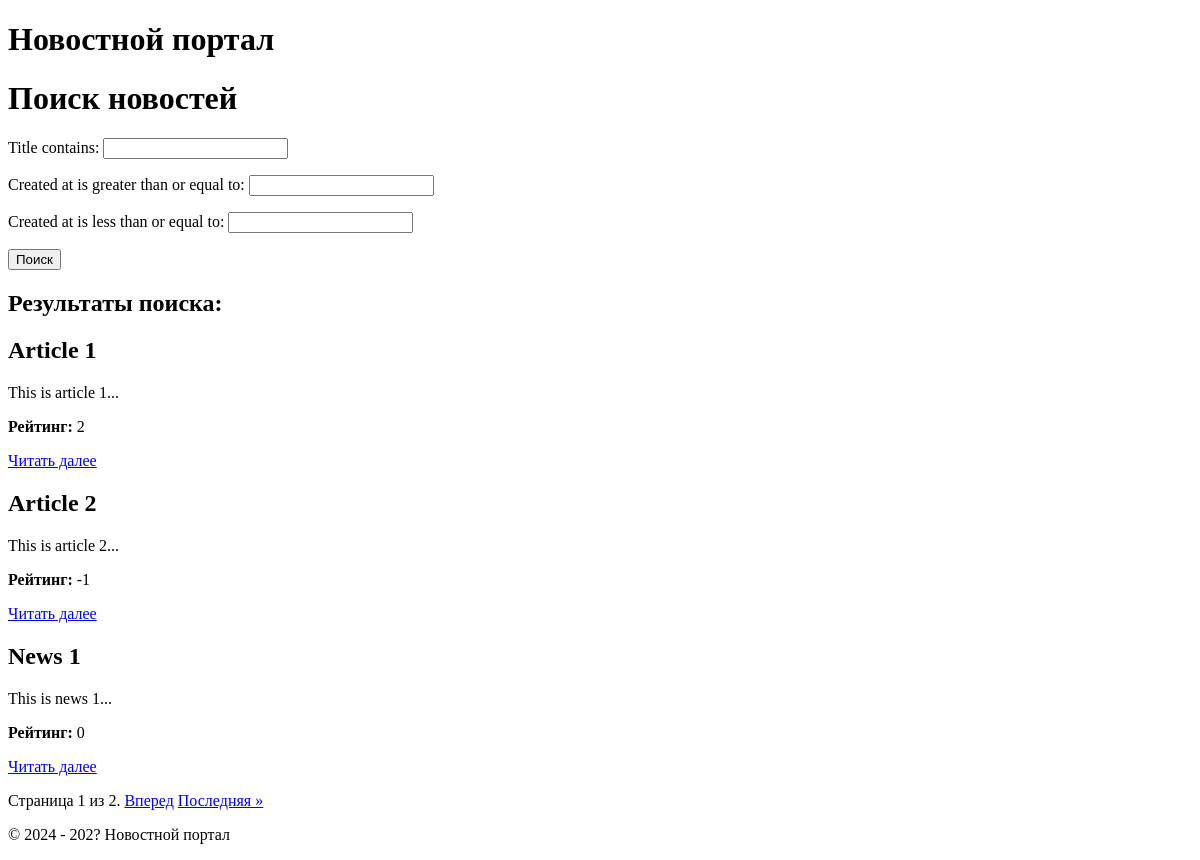
Page /news/search/ on the earlier database version.
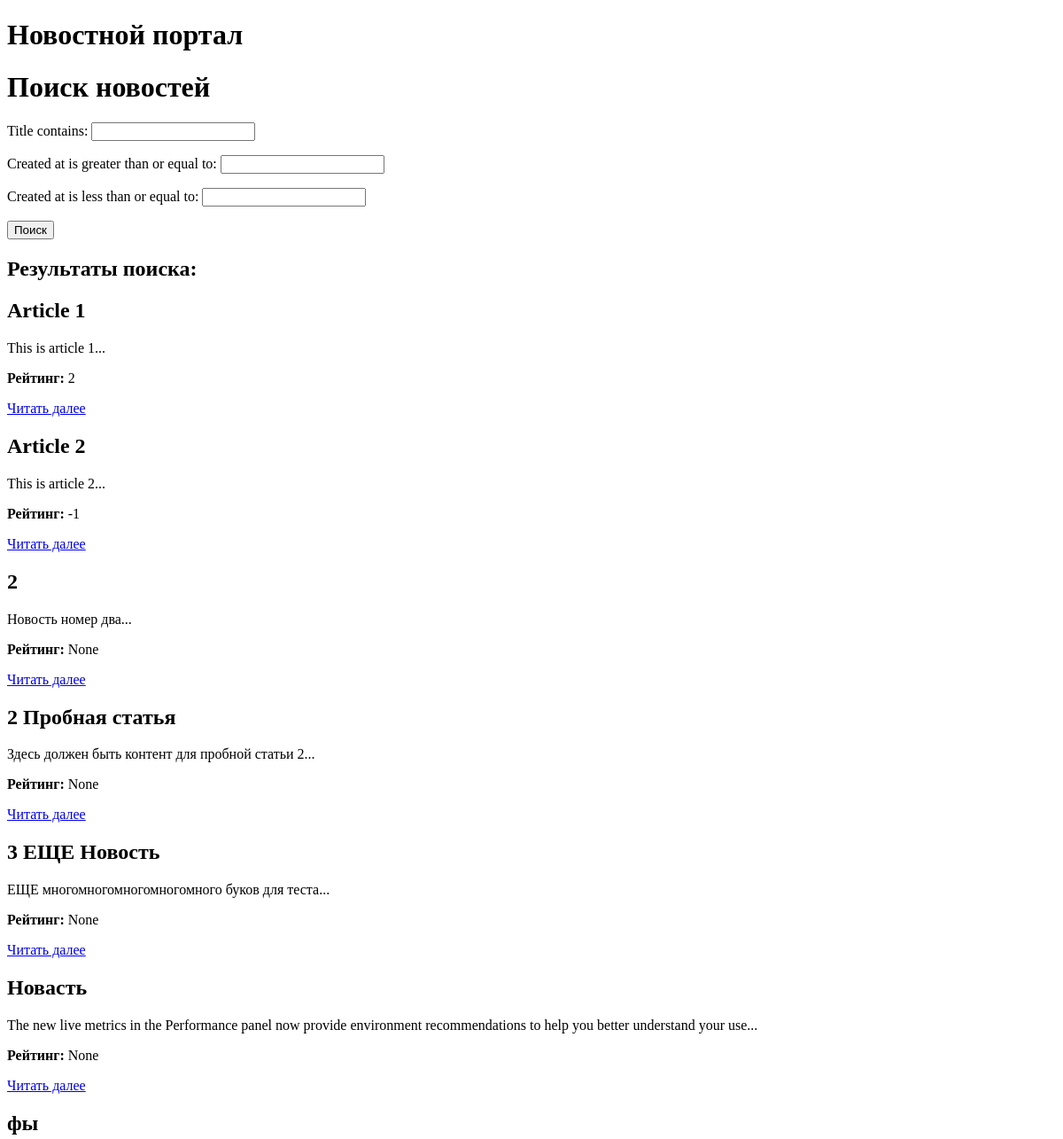
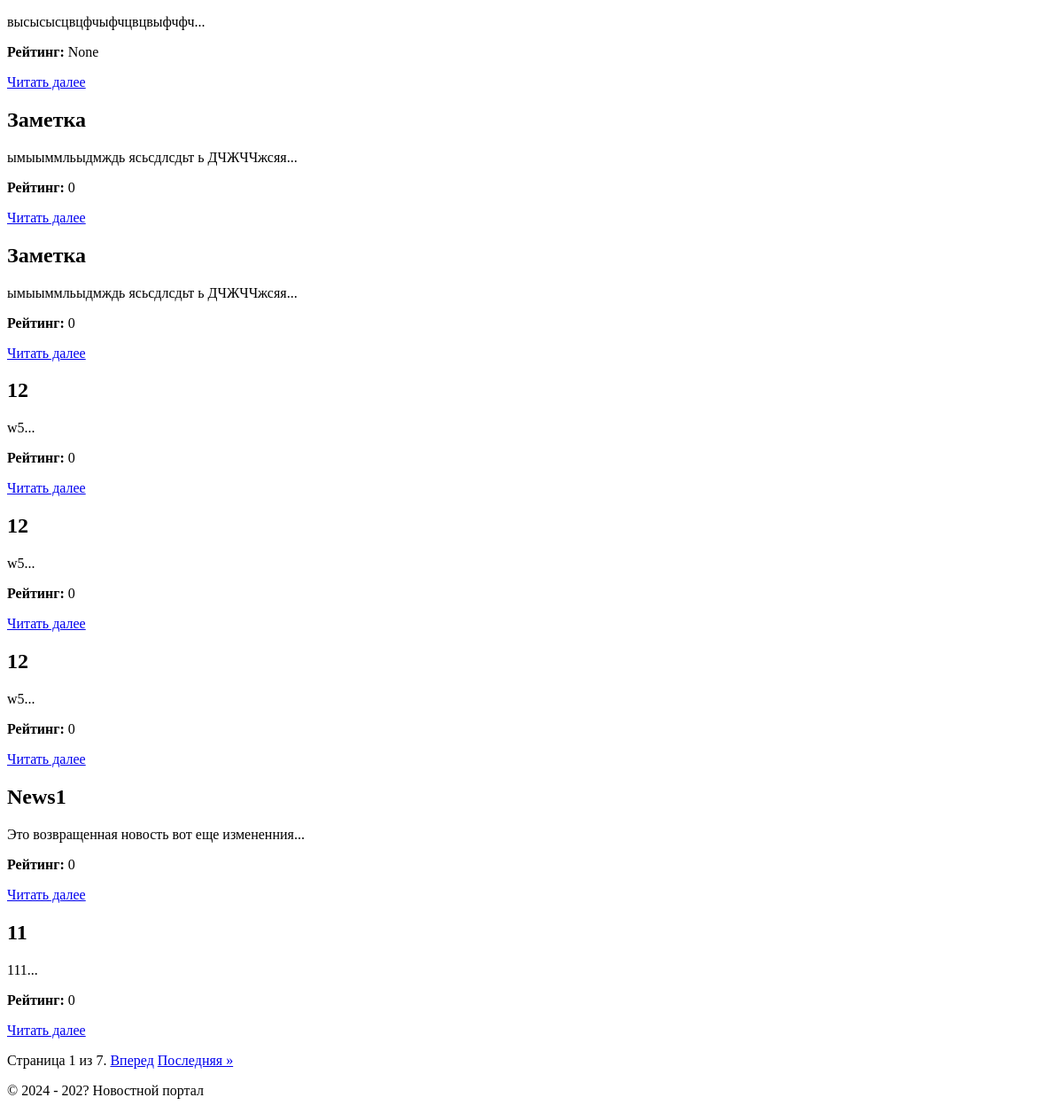
Same page on the later database version (2 pictures, top to bottom).
### news/models.py (models this page shows, shortened)
class Post(models.Model):
    TYPE_CHOICES = [
        ('article', 'Article'),  # Тип 'статья'
        ('news', 'News'),     # Тип 'новость'
    ]
    author = models.ForeignKey(Author, on_delete=models.CASCADE, null=True)  # Автор новости
    post_type = models.CharField(max_length=10, choices=[('articles', 'Article'), ('news', 'News')], null=True)
    created_at = models.DateTimeField(auto_now_add=True)    # Дата публикации
    categories = models.ManyToManyField(Category, through='PostCategory')
    title = models.CharField(max_length=200, null=True)  # Заголовок новости
    rating = models.IntegerField(default=0, null=True)
    text = models.TextField(null=True)  # Добавляем поле для текста поста
    def preview(self):
        return self.text[:124] + '...'

### news/views.py (the view)
# urls.py: path('news/search/', NewsSearchView.as_view(), name='news_search'),
class NewsSearchView(ListView):
    model = Post
    template_name = 'news/news_search.html'  # Укажите путь к вашему шаблону
    context_object_name = 'news_search'        # Имя переменной, которая будет доступна в шаблоне
    paginate_by = 2  # Количество новостей на странице
    def get_queryset(self):
        queryset = super().get_queryset()
        self.filterset = PostFilter(self.request.GET, queryset)
        return self.filterset.qs
    def get_context_data(self, **kwargs):
        context = super().get_context_data(**kwargs)
        context['news_search'] = self.filterset.qs  # Передаем отфильтрованные посты в контекст
        context['filterset'] = self.filterset  # Добавляем в контекст объект фильтрации.
        return context

### news/templates/news/news_search.html (shortened to what this page needs)
<!DOCTYPE html>
<html lang="en">
<head>
</head>
<body>
{% extends "default.html" %}
{% load custom_tags %}
{% block content %}
    <h1>Поиск новостей</h1>
    <form method="get" action="{% url 'news_search' %}">
        {{ filterset.form.as_p }}
        <button type="submit">Поиск</button>
    </form>
    {% if news_search %}
        <h2>Результаты поиска:</h2>
        {% for news in news_search %}
            <div class="news-item">
                <h2>{{ news.title }}</h2>
                <p>{{ news.preview }}</p>
                <p><strong>Рейтинг:</strong> {{ news.rating }}</p>
                <p><a href="{% url 'news_detail' news.id %}">Читать далее</a></p>
            </div>
        {% endfor %}
    {% else %}
        <p>Нет новостей, соответствующих вашему запросу.</p>
    {% endif %}
{% endblock %}
{% block navigation %}
 <div class="pagination">
            <span class="step-links">
                <span class="current">
                    Страница {{ page_obj.number }} из {{ page_obj.paginator.num_pages }}.
                </span>
                {% if page_obj.has_next %}
                    <a href="?page={{ page_obj.next_page_number }}">Вперед</a>
                    <a href="?page={{ page_obj.paginator.num_pages }}">Последняя &raquo;</a>
                {% endif %}
            </span>
        </div>
{% endblock %}

### templates/flatpages/default.html (shortened to what this page needs)
<!DOCTYPE html>
<html lang="en">
<head>
</head>
<body>
    <header>
        <h1>Новостной портал</h1>
    </header>
    <main>
{% block content %}
{%  endblock %}
{% block navigation %}
{% endblock %}
    </main>
    <footer>
        <p>© 2024 - 202?  Новостной портал</p>
    </footer>
</body>
</html>

Differences in the rows shown:
removed Post: title "News 1", preview "This is news 1...", rating "0"
added Post: title "2", preview "Новость номер два...", rating "None"
added Post: title "2 Пробная статья", preview "Здесь должен быть контент для пробной статьи 2...", rating "None"
added Post: title "3 ЕЩЕ Новость", preview "ЕЩЕ многомногомногомногомного буков для теста...", rating "None"
added Post: title "Новасть", preview "The new live metrics in the Performance panel now provide environment recommendations to help you better understand your use...", rating "None"
added Post: title "фы", preview "высысысцвцфчыфчцвцвыфчфч...", rating "None"
added Post: title "Заметка", preview "ымыыммльыдмждь ясьсдлсдьт ь ДЧЖЧЧжсяя...", rating "0"
added Post: title "Заметка", preview "ымыыммльыдмждь ясьсдлсдьт ь ДЧЖЧЧжсяя...", rating "0"
added Post: title "12", preview "w5...", rating "0"
added Post: title "12", preview "w5...", rating "0"
added Post: title "12", preview "w5...", rating "0"
added Post: title "News1", preview "Это возвращенная новость вот еще измененния...", rating "0"
added Post: title "11", preview "111...", rating "0"
Other differences:
{{ page_obj.paginator.num_pages }}: "2" → "7"
